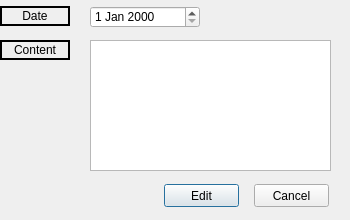
<?xml version="1.0" encoding="UTF-8"?>
<ui version="4.0">
 <class>TableEditDialog</class>
 <widget class="QDialog" name="TableEditDialog">
  <property name="geometry">
   <rect>
    <x>0</x>
    <y>0</y>
    <width>350</width>
    <height>220</height>
   </rect>
  </property>
  <property name="sizePolicy">
   <sizepolicy hsizetype="Fixed" vsizetype="Fixed">
    <horstretch>0</horstretch>
    <verstretch>0</verstretch>
   </sizepolicy>
  </property>
  <property name="minimumSize">
   <size>
    <width>350</width>
    <height>220</height>
   </size>
  </property>
  <property name="maximumSize">
   <size>
    <width>350</width>
    <height>220</height>
   </size>
  </property>
  <property name="windowTitle">
   <string>Editor</string>
  </property>
  <property name="windowIcon">
   <iconset resource="sharedmemo.qrc">
    <normaloff>:/Img/edit.png</normaloff>:/Img/edit.png</iconset>
  </property>
  <widget class="QPushButton" name="pushButton_Edit">
   <property name="geometry">
    <rect>
     <x>164</x>
     <y>184</y>
     <width>75</width>
     <height>23</height>
    </rect>
   </property>
   <property name="text">
    <string>Edit</string>
   </property>
  </widget>
  <widget class="QPushButton" name="pushButton_Cancel">
   <property name="geometry">
    <rect>
     <x>254</x>
     <y>184</y>
     <width>75</width>
     <height>23</height>
    </rect>
   </property>
   <property name="text">
    <string>Cancel</string>
   </property>
  </widget>
  <widget class="QLabel" name="label">
   <property name="geometry">
    <rect>
     <x>0</x>
     <y>6</y>
     <width>70</width>
     <height>20</height>
    </rect>
   </property>
   <property name="frameShape">
    <enum>QFrame::WinPanel</enum>
   </property>
   <property name="text">
    <string>Date</string>
   </property>
   <property name="alignment">
    <set>Qt::AlignCenter</set>
   </property>
  </widget>
  <widget class="QLabel" name="label_2">
   <property name="geometry">
    <rect>
     <x>0</x>
     <y>40</y>
     <width>70</width>
     <height>20</height>
    </rect>
   </property>
   <property name="frameShape">
    <enum>QFrame::WinPanel</enum>
   </property>
   <property name="text">
    <string>Content</string>
   </property>
   <property name="alignment">
    <set>Qt::AlignCenter</set>
   </property>
  </widget>
  <widget class="QDateEdit" name="dateEdit">
   <property name="geometry">
    <rect>
     <x>90</x>
     <y>6</y>
     <width>110</width>
     <height>22</height>
    </rect>
   </property>
  </widget>
  <widget class="QTextEdit" name="textEdit">
   <property name="geometry">
    <rect>
     <x>90</x>
     <y>40</y>
     <width>241</width>
     <height>131</height>
    </rect>
   </property>
  </widget>
 </widget>
 <resources>
  <include location="sharedmemo.qrc"/>
 </resources>
 <connections/>
</ui>
